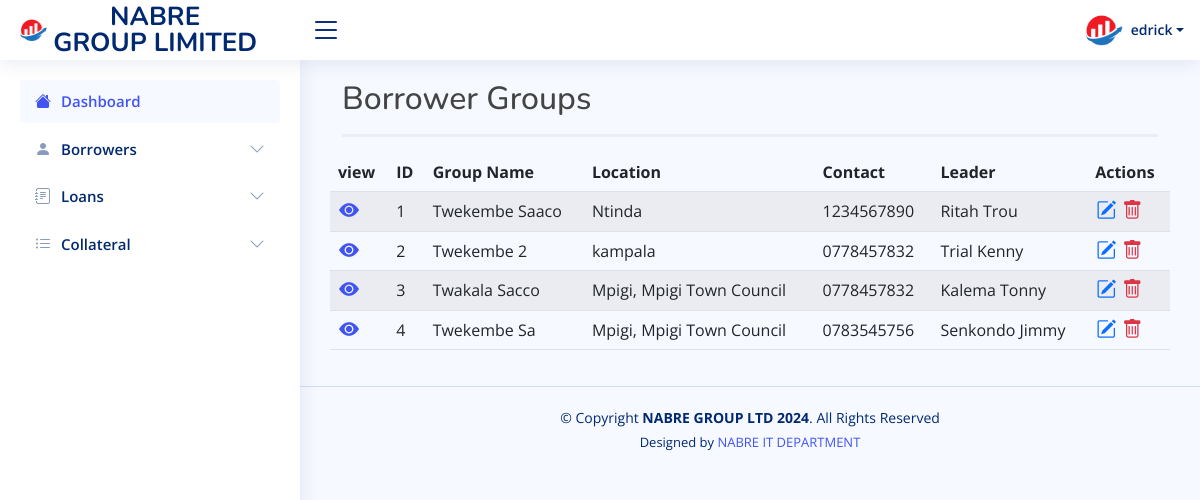
The page /fieldofficer/view-borrower-groups.php (signed in) on the database its author committed.
### tables this page shows
CREATE TABLE `borrower_groups` (
  `id` int(11) NOT NULL,
  `name` varchar(256) NOT NULL,
  `location` varchar(256) NOT NULL,
  `contact` varchar(20) NOT NULL,
  `leader` varchar(256) NOT NULL,
  `created_at` timestamp NOT NULL DEFAULT current_timestamp()
);

### fieldofficer/view-borrower-groups.php (the view, shortened to what this page needs)
<?php
include 'connection/db_connection.php';
$sql = 'SELECT * FROM borrower_groups';
$result = $conn->query($sql);
?>
<?php include 'header_aside.php'; ?>
<main id="main" class="main">
  <section>
    <div class="container">
      <div class="row">
        <div class="col-md-12">
          <h2>Borrower Groups</h2>
          <hr>
        </div>
        <table class="table datatable table-striped">
          <thead class="thead-dark">
            <tr>
              <th scope="col">view</th>
              <th scope="col">ID</th>
              <th scope="col">Group Name</th>
              <th scope="col">Location</th>
              <th scope="col">Contact</th>
              <th scope="col">Leader</th>
              <th scope="col">Actions</th>
            </tr>
          </thead>
          <tbody>
            <?php while ($borrower_group = $result->fetch_assoc()) { ?>
              <tr>
                <td scope="row"><a href="#" title="View"><i class="bi bi-eye-fill"></i></a></td>
                <td><?php echo $borrower_group['id']; ?></td>
                <td> <?php echo $borrower_group['name']; ?></td>
                <td><?php echo $borrower_group['location']; ?></td>
                <td><?php echo $borrower_group['contact']; ?></td>
                <td><?php echo $borrower_group['leader']; ?></td>
                <td>
                  <a title="Edit" href="edit-borrower-group.php?id=<?php echo $borrower_group['id']; ?>" class="text-primary"><i class="bi bi-pencil-square"></i></a>
                  <a title="Delete" href="delete-borrower-group.php?id=<?php echo $borrower_group['id']; ?>" class="text-danger"><i class="bi bi-trash"></i></a>
              </tr>
            <?php } ?>
          </tbody>
        </table>
      </div>
    </div>
  </section>
</main>
<?php include 'footer.php'; ?>

### assets/css/style.css (style rules this page uses)
:root { scroll-behavior: smooth; }
body { font-family: "Open Sans", sans-serif; background: #f6f9ff; color: #444444; }
a { color: #4154f1; text-decoration: none; }
h1, h2, h3, h4, h5, h6 { font-family: "Nunito", sans-serif; }
#main { margin-top: 60px; padding: 20px 30px; transition: all 0.3s; }
@media (min-width: 1200px) { #main, #footer { margin-left: 300px; } }

### fieldofficer/view-borrower-groups.php (style rules this page uses)
i { font-size: 20px; }
.table a { padding: 1px 1px 1px 1px; }

### fieldofficer/header_aside.php (style rules this page uses)
.container { display: flex; flex-wrap: wrap; }
hr { border: none; height: 3px; background-color: #ccc; font-weight: bold; }

### rows shown on the page
borrower_groups: id "1", name "Twekembe Saaco", location "Ntinda", contact "1234567890", leader "Ritah Trou"
borrower_groups: id "2", name "Twekembe 2", location "kampala", contact "0778457832", leader "Trial Kenny"
borrower_groups: id "3", name "Twakala Sacco", location "Mpigi, Mpigi Town Council", contact "0778457832", leader "Kalema Tonny"
borrower_groups: id "4", name "Twekembe Sa", location "Mpigi, Mpigi Town Council", contact "0783545756", leader "Senkondo Jimmy"

### other values the page prints
$_SESSION['username'] "edrick"
